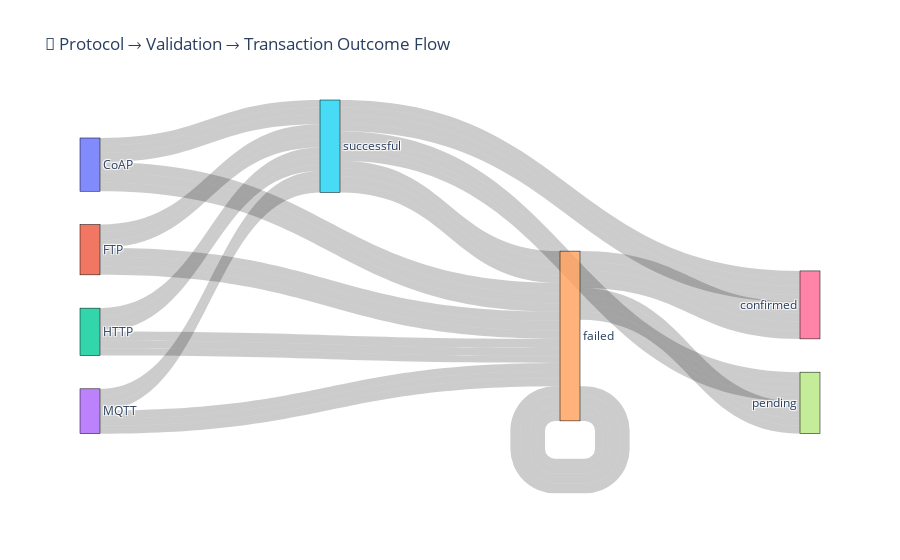

Write notebook code for a chart like this one.
### Code cell
import plotly.graph_objects as go

sankey_df = df.groupby(['protocol_type', 'validation_status', 'transaction_status']).size().reset_index(name='count')

labels = list(pd.unique(sankey_df['protocol_type'].tolist() + sankey_df['validation_status'].tolist() + sankey_df['transaction_status'].tolist()))
label_indices = {label: i for i, label in enumerate(labels)}

sources = sankey_df['protocol_type'].map(label_indices)
targets = sankey_df['validation_status'].map(label_indices)
values1 = sankey_df['count']

sources2 = sankey_df['validation_status'].map(label_indices)
targets2 = sankey_df['transaction_status'].map(label_indices)
values2 = sankey_df['count']

fig = go.Figure(data=[go.Sankey(
    node=dict(pad=15, thickness=20, line=dict(color="black", width=0.5), label=labels),
    link=dict(
        source=list(sources) + list(sources2),
        target=list(targets) + list(targets2),
        value=list(values1) + list(values2),
    )
)])
fig.update_layout(title_text="🔁 Protocol → Validation → Transaction Outcome Flow", font_size=12)
fig.show()

### Figure 1 — Plotly figure (JSON) as saved in the notebook; plotly's stock layout.template omitted (floating-point values rounded to 4 significant figures)
{"data": [{"link": {"source": [0, 0, 0, 0, 0, 0, 1, 1, 1, 1, 1, 1, 2, 2, 2, 2, 2, 2, 3, 3, 3, 3, 3, 3, 4, 4, 4, 5, 5, 5, 4, 4, 4, 5, 5, 5, 4, 4, 4, 5, 5, 5, 4, 4, 4, 5, 5, 5], "target": [4, 4, 4, 5, 5, 5, 4, 4, 4, 5, 5, 5, 4, 4, 4, 5, 5, 5, 4, 4, 4, 5, 5, 5, 6, 4, 7, 6, 4, 7, 6, 4, 7, 6, 4, 7, 6, 4, 7, 6, 4, 7, 6, 4, 7, 6, 4, 7], "value": [54, 50, 44, 38, 38, 48, 45, 51, 42, 38, 43, 38, 48, 39, 36, 46, 43, 30, 41, 37, 41, 37, 38, 35, 54, 50, 44, 38, 38, 48, 45, 51, 42, 38, 43, 38, 48, 39, 36, 46, 43, 30, 41, 37, 41, 37, 38, 35]}, "node": {"label": ["CoAP", "FTP", "HTTP", "MQTT", "failed", "successful", "confirmed", "pending"], "line": {"color": "black", "width": 0.5}, "pad": 15, "thickness": 20}, "type": "sankey"}], "layout": {"font": {"size": 12}, "title": {"text": "🔁 Protocol → Validation → Transaction Outcome Flow"}}}
